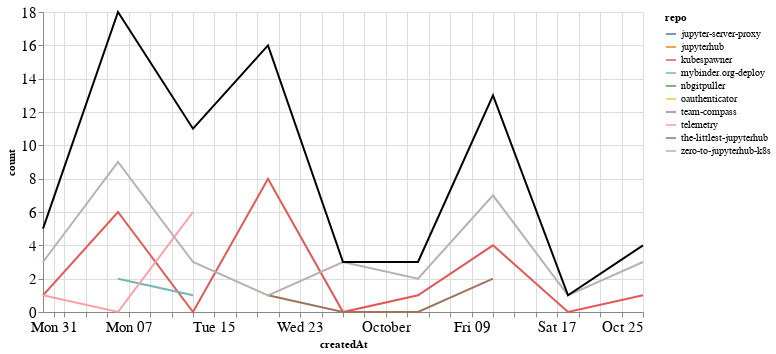

Write notebook code for a chart like this one.
### Markdown cell above
## Comments

### Code cell
comments_time = comments.groupby('repo').resample('W', on='createdAt').count()['author'].reset_index()
comments_time = comments_time.rename(columns={'author': 'count'})
comments_time_total = comments_time.groupby('createdAt').agg({"count": "sum"}).reset_index()
ch1 = alt.Chart(comments_time, width=600).mark_line().encode(
    x='createdAt',
    y='count',
    color='repo',
    tooltip="repo"
)

ch2 = alt.Chart(comments_time_total, width=600).mark_line(color="black").encode(
    x='createdAt',
    y='count',
)

ch1 + ch2

### Figure 1 — Vega-Lite specification as saved in the notebook (floating-point values rounded to 4 significant figures)
{"config": {"axisLeft": {"labelFontSize": 15}, "axisBottom": {"labelFontSize": 15}}, "layer": [{"data": {"name": "data-2464aa66c34403b58eeed571987c9237"}, "mark": "line", "encoding": {"color": {"type": "nominal", "field": "repo"}, "tooltip": {"type": "nominal", "field": "repo"}, "x": {"type": "temporal", "field": "createdAt"}, "y": {"type": "quantitative", "field": "count"}}, "width": 600}, {"data": {"name": "data-98fe876b8212b9b1f86d0353453cba83"}, "mark": {"type": "line", "color": "black"}, "encoding": {"x": {"type": "temporal", "field": "createdAt"}, "y": {"type": "quantitative", "field": "count"}}, "width": 600}], "$schema": "https://vega.github.io/schema/vega-lite/v4.8.1.json", "datasets": {"data-2464aa66c34403b58eeed571987c9237": [{"repo": "jupyter-server-proxy", "createdAt": "2020-09-20T00:00:00", "count": 3}, {"repo": "jupyterhub", "createdAt": "2020-09-20T00:00:00", "count": 2}, {"repo": "kubespawner", "createdAt": "2020-08-30T00:00:00", "count": 1}, {"repo": "kubespawner", "createdAt": "2020-09-06T00:00:00", "count": 6}, {"repo": "kubespawner", "createdAt": "2020-09-13T00:00:00", "count": 0}, {"repo": "kubespawner", "createdAt": "2020-09-20T00:00:00", "count": 8}, {"repo": "kubespawner", "createdAt": "2020-09-27T00:00:00", "count": 0}, {"repo": "kubespawner", "createdAt": "2020-10-04T00:00:00", "count": 1}, {"repo": "kubespawner", "createdAt": "2020-10-11T00:00:00", "count": 4}, {"repo": "kubespawner", "createdAt": "2020-10-18T00:00:00", "count": 0}, {"repo": "kubespawner", "createdAt": "2020-10-25T00:00:00", "count": 1}, {"repo": "mybinder.org-deploy", "createdAt": "2020-09-06T00:00:00", "count": 2}, {"repo": "mybinder.org-deploy", "createdAt": "2020-09-13T00:00:00", "count": 1}, {"repo": "nbgitpuller", "createdAt": "2020-09-20T00:00:00", "count": 1}, {"repo": "oauthenticator", "createdAt": "2020-09-06T00:00:00", "count": 1}, {"repo": "team-compass", "createdAt": "2020-09-13T00:00:00", "count": 1}, {"repo": "telemetry", "createdAt": "2020-08-30T00:00:00", "count": 1}, {"repo": "telemetry", "createdAt": "2020-09-06T00:00:00", "count": 0}, {"repo": "telemetry", "createdAt": "2020-09-13T00:00:00", "count": 6}, {"repo": "the-littlest-jupyterhub", "createdAt": "2020-09-20T00:00:00", "count": 1}, {"repo": "the-littlest-jupyterhub", "createdAt": "2020-09-27T00:00:00", "count": 0}, {"repo": "the-littlest-jupyterhub", "createdAt": "2020-10-04T00:00:00", "count": 0}, {"repo": "the-littlest-jupyterhub", "createdAt": "2020-10-11T00:00:00", "count": 2}, {"repo": "zero-to-jupyterhub-k8s", "createdAt": "2020-08-30T00:00:00", "count": 3}, {"repo": "zero-to-jupyterhub-k8s", "createdAt": "2020-09-06T00:00:00", "count": 9}, {"repo": "zero-to-jupyterhub-k8s", "createdAt": "2020-09-13T00:00:00", "count": 3}, {"repo": "zero-to-jupyterhub-k8s", "createdAt": "2020-09-20T00:00:00", "count": 1}, {"repo": "zero-to-jupyterhub-k8s", "createdAt": "2020-09-27T00:00:00", "count": 3}, {"repo": "zero-to-jupyterhub-k8s", "createdAt": "2020-10-04T00:00:00", "count": 2}, {"repo": "zero-to-jupyterhub-k8s", "createdAt": "2020-10-11T00:00:00", "count": 7}, {"repo": "zero-to-jupyterhub-k8s", "createdAt": "2020-10-18T00:00:00", "count": 1}, {"repo": "zero-to-jupyterhub-k8s", "createdAt": "2020-10-25T00:00:00", "count": 3}], "data-98fe876b8212b9b1f86d0353453cba83": [{"createdAt": "2020-08-30T00:00:00", "count": 5}, {"createdAt": "2020-09-06T00:00:00", "count": 18}, {"createdAt": "2020-09-13T00:00:00", "count": 11}, {"createdAt": "2020-09-20T00:00:00", "count": 16}, {"createdAt": "2020-09-27T00:00:00", "count": 3}, {"createdAt": "2020-10-04T00:00:00", "count": 3}, {"createdAt": "2020-10-11T00:00:00", "count": 13}, {"createdAt": "2020-10-18T00:00:00", "count": 1}, {"createdAt": "2020-10-25T00:00:00", "count": 4}]}}
